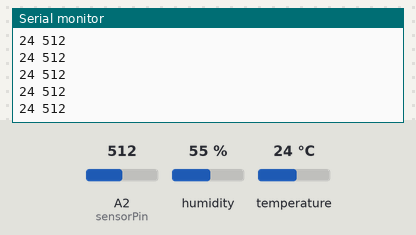
This sketch was run on a simulated Arduino Uno, built with avr-gcc and run on an emulated ATmega328P. On the bench: the last lines printed to the serial monitor. Inputs (shaded band) come from the test bench; at power-on: A2 (sensorPin) = 512, humidity 55 %, temperature 24 °C.

Above: at 5.7 s.
5.8 s: A2 (sensorPin) set to 11
At 6.21 s:
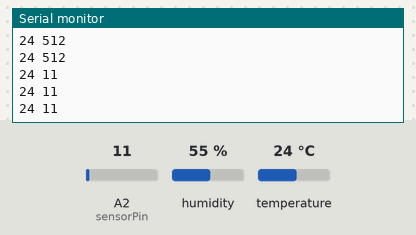
7.3 s: A2 (sensorPin) set to 8
At 8.25 s:
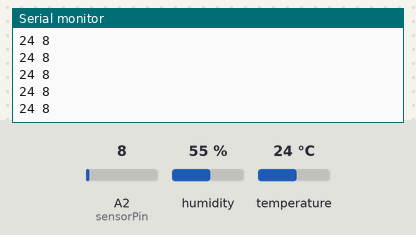
Timing chart, 0 to 9.8 s (numbered marks = the images above; inputs shaded):
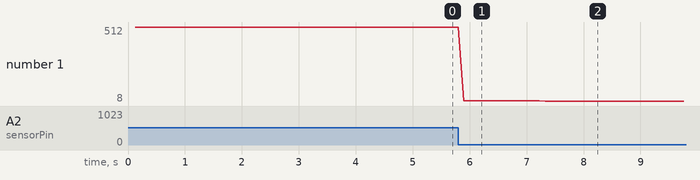

Measured:
- after the input at 5.8 s, the serial monitor: prints a new line after 0.10 s (image 1)
- after the input at 7.3 s, the serial monitor: prints a new line at once (image 2)
- plotted number 1: 512 → 11 after the input at 5.8 s, 11 → 8 after the input at 7.3 s

The sketch:

sketch_jan13a.ino
```cpp
#include "DHT.h"
#define DHTPIN 7
#define DHTTYPE DHT11
int sensorPin = 2;
//Variable to store the sensor reading
int sensorValue;
DHT dht(DHTPIN, DHTTYPE);
void setup()
{
  Serial.begin(9600);
  pinMode(sensorPin, OUTPUT);
  dht.begin();
}

void loop()
{
  delay(100);
  float h=dht.readHumidity();
  float t=dht.readTemperature();

   if(isnan(h) || isnan(t)){
    Serial.println("Failed");
   }
   float hic=dht.computeHeatIndex(t,h,false);

   Serial.print(t,0);
   Serial.print(" ");
   sensorValue = analogRead(sensorPin);
    //Output the value to the serial
   Serial.println(sensorValue);

}
```
